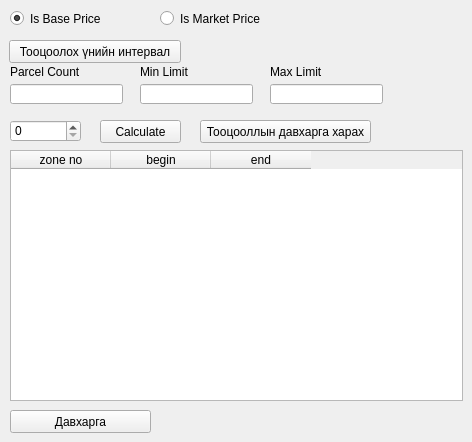
      <widget class="QWidget" name="tab">
       <attribute name="title">
        <string>Бүсчлэлийн анализ</string>
       </attribute>
       <widget class="QLabel" name="label_30">
        <property name="geometry">
         <rect>
          <x>270</x>
          <y>64</y>
          <width>61</width>
          <height>16</height>
         </rect>
        </property>
        <property name="text">
         <string>Max Limit</string>
        </property>
       </widget>
       <widget class="QLabel" name="label_31">
        <property name="geometry">
         <rect>
          <x>140</x>
          <y>64</y>
          <width>61</width>
          <height>16</height>
         </rect>
        </property>
        <property name="text">
         <string>Min Limit</string>
        </property>
       </widget>
       <widget class="QLineEdit" name="min_price_edit">
        <property name="geometry">
         <rect>
          <x>140</x>
          <y>84</y>
          <width>113</width>
          <height>20</height>
         </rect>
        </property>
       </widget>
       <widget class="QLineEdit" name="max_price_edit">
        <property name="geometry">
         <rect>
          <x>270</x>
          <y>84</y>
          <width>113</width>
          <height>20</height>
         </rect>
        </property>
       </widget>
       <widget class="QLineEdit" name="parcel_count_edit">
        <property name="geometry">
         <rect>
          <x>10</x>
          <y>84</y>
          <width>113</width>
          <height>20</height>
         </rect>
        </property>
       </widget>
       <widget class="QLabel" name="label_32">
        <property name="geometry">
         <rect>
          <x>10</x>
          <y>64</y>
          <width>111</width>
          <height>16</height>
         </rect>
        </property>
        <property name="text">
         <string>Parcel Count</string>
        </property>
       </widget>
       <widget class="QPushButton" name="load_button">
        <property name="geometry">
         <rect>
          <x>9</x>
          <y>40</y>
          <width>172</width>
          <height>23</height>
         </rect>
        </property>
        <property name="text">
         <string>Тооцоолох үнийн интервал</string>
        </property>
       </widget>
       <widget class="QRadioButton" name="market_price_rbutton">
        <property name="geometry">
         <rect>
          <x>160</x>
          <y>10</y>
          <width>111</width>
          <height>17</height>
         </rect>
        </property>
        <property name="text">
         <string>Is Market Price</string>
        </property>
       </widget>
       <widget class="QRadioButton" name="base_price_rbutton">
        <property name="geometry">
         <rect>
          <x>10</x>
          <y>10</y>
          <width>141</width>
          <height>17</height>
         </rect>
        </property>
        <property name="text">
         <string>Is Base Price</string>
        </property>
        <property name="checked">
         <bool>true</bool>
        </property>
       </widget>
       <widget class="QSpinBox" name="level_count_sbox">
        <property name="geometry">
         <rect>
          <x>10</x>
          <y>120</y>
          <width>71</width>
          <height>22</height>
         </rect>
        </property>
       </widget>
       <widget class="QPushButton" name="calculate_button">
        <property name="geometry">
         <rect>
          <x>100</x>
          <y>120</y>
          <width>81</width>
          <height>23</height>
         </rect>
        </property>
        <property name="text">
         <string>Calculate</string>
        </property>
       </widget>
       <widget class="QTableWidget" name="price_interval_twidget">
        <property name="geometry">
         <rect>
          <x>10</x>
          <y>150</y>
          <width>453</width>
          <height>251</height>
         </rect>
        </property>
        <column>
         <property name="text">
          <string>zone no</string>
         </property>
        </column>
        <column>
         <property name="text">
          <string>begin</string>
         </property>
        </column>
        <column>
         <property name="text">
          <string>end</string>
         </property>
        </column>
       </widget>
       <widget class="QPushButton" name="view_layer_button">
        <property name="geometry">
         <rect>
          <x>200</x>
          <y>120</y>
          <width>171</width>
          <height>23</height>
         </rect>
        </property>
        <property name="text">
         <string>Тооцооллын давхарга харах</string>
        </property>
       </widget>
       <widget class="QPushButton" name="layer_button">
        <property name="geometry">
         <rect>
          <x>10</x>
          <y>410</y>
          <width>141</width>
          <height>23</height>
         </rect>
        </property>
        <property name="font">
         <font>
          <weight>50</weight>
          <bold>false</bold>
         </font>
        </property>
        <property name="text">
         <string>Давхарга</string>
        </property>
       </widget>
      </widget>
